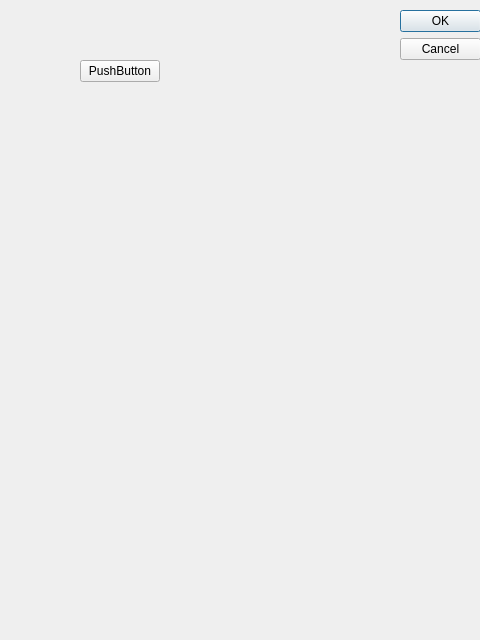
<?xml version="1.0" encoding="UTF-8"?>
<ui version="4.0">
 <class>Dialog</class>
 <widget class="QDialog" name="Dialog">
  <property name="geometry">
   <rect>
    <x>0</x>
    <y>0</y>
    <width>480</width>
    <height>640</height>
   </rect>
  </property>
  <property name="windowTitle">
   <string>Dialog</string>
  </property>
  <widget class="QDialogButtonBox" name="buttonBox">
   <property name="geometry">
    <rect>
     <x>400</x>
     <y>10</y>
     <width>81</width>
     <height>621</height>
    </rect>
   </property>
   <property name="orientation">
    <enum>Qt::Vertical</enum>
   </property>
   <property name="standardButtons">
    <set>QDialogButtonBox::Cancel|QDialogButtonBox::Ok</set>
   </property>
  </widget>
  <widget class="QPushButton" name="pushButton">
   <property name="geometry">
    <rect>
     <x>80</x>
     <y>60</y>
     <width>80</width>
     <height>22</height>
    </rect>
   </property>
   <property name="text">
    <string>PushButton</string>
   </property>
  </widget>
 </widget>
 <resources/>
 <connections>
  <connection>
   <sender>buttonBox</sender>
   <signal>accepted()</signal>
   <receiver>Dialog</receiver>
   <slot>accept()</slot>
   <hints>
    <hint type="sourcelabel">
     <x>248</x>
     <y>254</y>
    </hint>
    <hint type="destinationlabel">
     <x>157</x>
     <y>274</y>
    </hint>
   </hints>
  </connection>
  <connection>
   <sender>buttonBox</sender>
   <signal>rejected()</signal>
   <receiver>Dialog</receiver>
   <slot>reject()</slot>
   <hints>
    <hint type="sourcelabel">
     <x>316</x>
     <y>260</y>
    </hint>
    <hint type="destinationlabel">
     <x>286</x>
     <y>274</y>
    </hint>
   </hints>
  </connection>
 </connections>
</ui>
